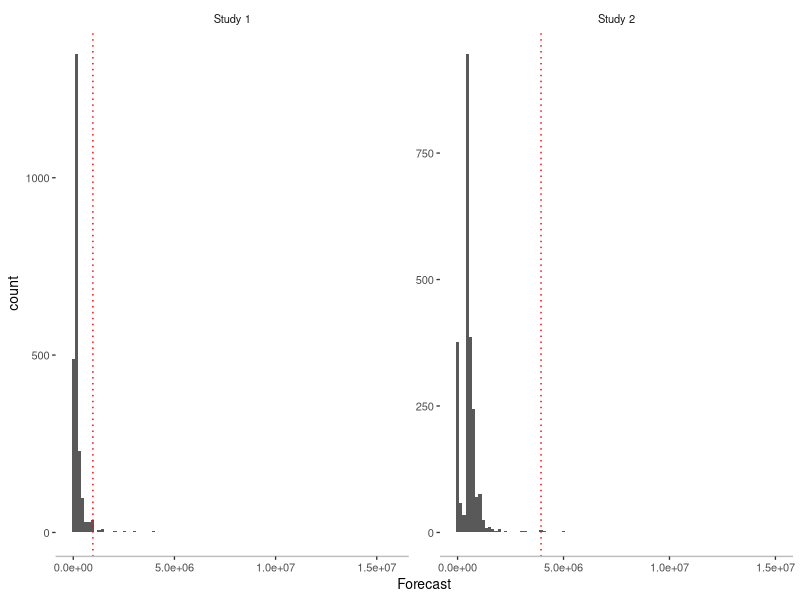
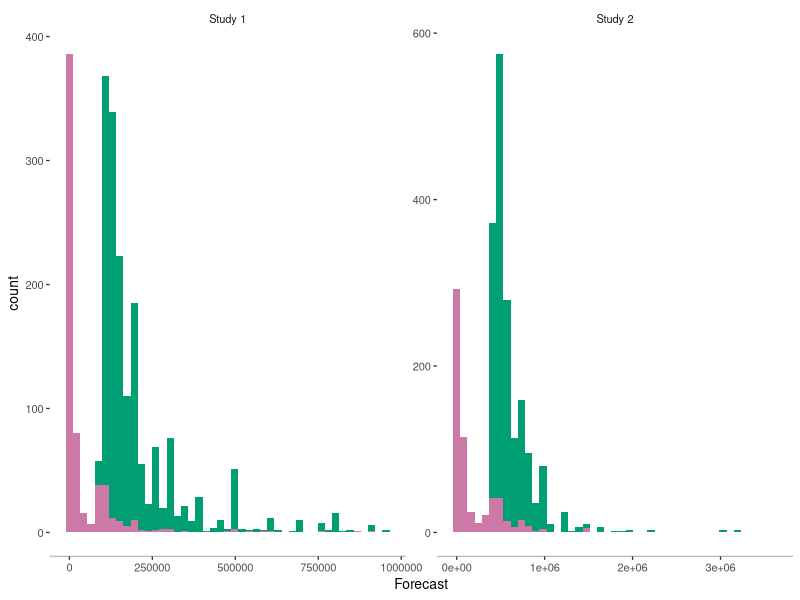
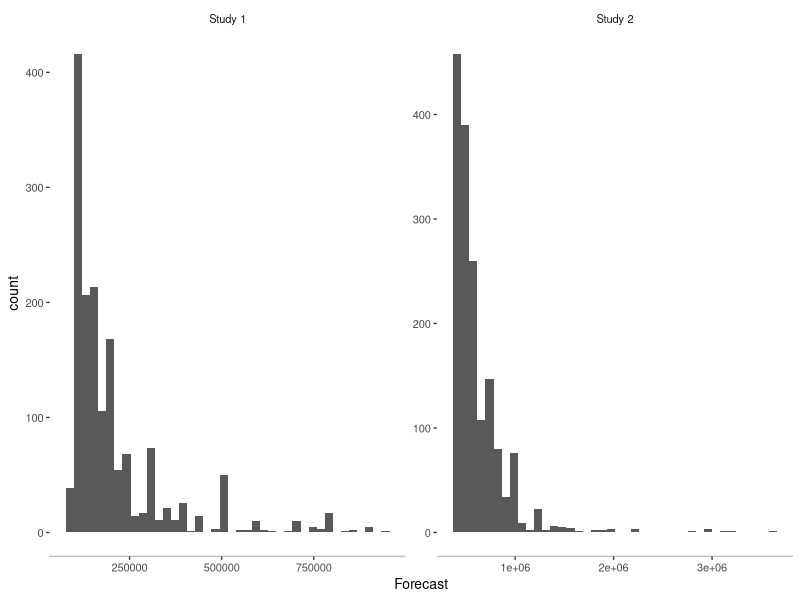
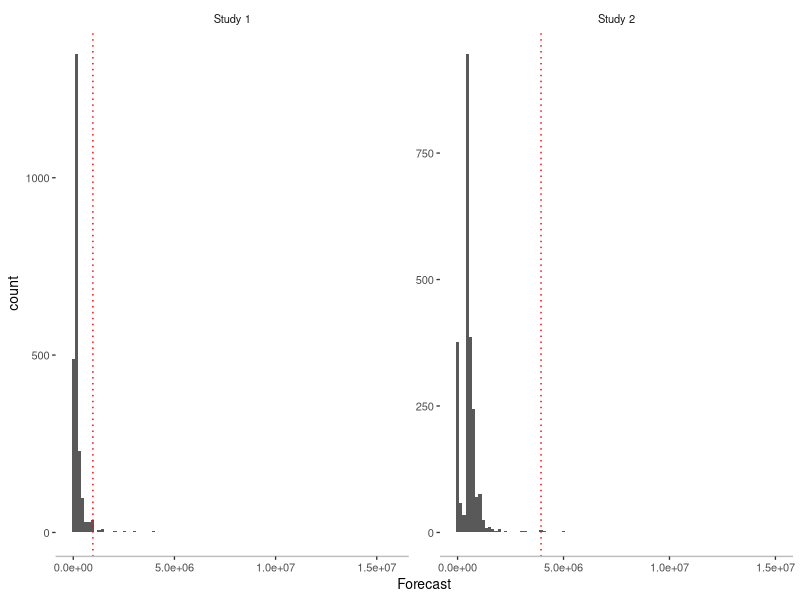
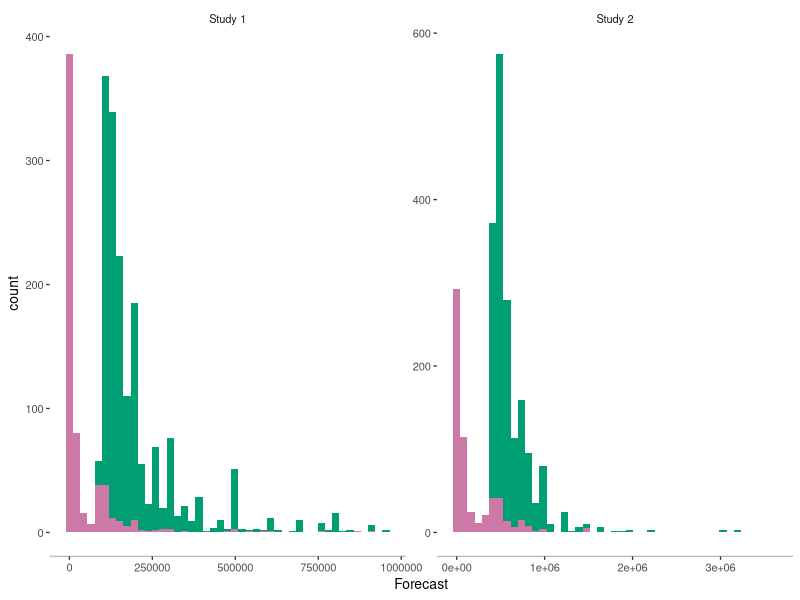
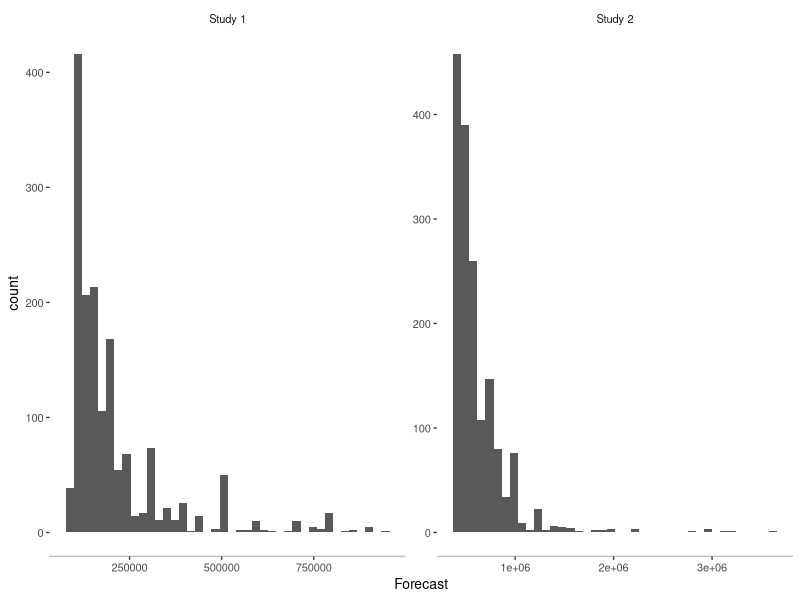

The R source for these figures, in order:
library(tidyverse)
library(ggthemes)

# Colors:        Black      Orange     Skyblue   BluGreen    Yellow      Blue    Vermillion  RedPurple
all_colors <- c("#000000", "#e69f00", "#56b4e9", "#009e73", "#f0e442", "#0072b2", "#d55e00", "#cc79a7")


setwd("/Users/adkinsty/Box/side_projects/covid/Forecasting/")

dat <- read_csv("data/prepped/all_unfiltered_data.csv") 


dat %>%
  filter(exp %in% 1:2 & est < 4e7) %>%
  mutate(exp = ifelse(exp==1,"Study 1","Study 2")) %>%
  ggplot(aes(x=est)) + 
  geom_histogram(bins=100) +
  scale_x_continuous("Forecast") +
  geom_vline(aes(xintercept=lb*10),colour="red",linetype="dotted") +
  theme_tufte(base_size=10,base_family="sans") +
  facet_wrap(exp~.,scales="free") +
  theme(axis.line.x = element_line(size=.5,colour="grey"))
ggsave("visualization/figures/figS1A.pdf",height=2,width=5,dpi=150)

dat %>%
  filter(exp %in% 1:2 & est < (lb*10) & !is.na(decrease)) %>%
  mutate(exp = ifelse(exp==1,"Study 1","Study 2")) %>%
  ggplot(aes(x=est,fill=decrease)) + 
  geom_histogram(bins=45) +
  scale_x_continuous("Forecast") +
  theme_tufte(base_size=10,base_family="sans") +
  scale_fill_manual("No impossible\nforecasts criterion",values=c("#009e73","#cc79a7"),labels=c("Passed","Failed")) +
  facet_wrap(exp~.,scales="free") +
  theme(legend.position="none",
        axis.line.x = element_line(size=.5,colour="grey"))
ggsave("visualization/figures/figS1B.pdf",height=2,width=5,dpi=150)


dat2 <- read_csv("data/prepped/all_filtered_data.csv") 

dat2 %>%
  filter(exp %in% 1:2 & est < (lb*10) & !decrease) %>%
  mutate(exp = ifelse(exp==1,"Study 1","Study 2")) %>%
  ggplot(aes(x=est)) + 
  geom_histogram(bins=40) +
  scale_x_continuous("Forecast") +
  theme_tufte(base_size=10,base_family="sans") +
  facet_wrap(exp~.,scales="free") +
  theme(axis.line.x = element_line(size=.5,colour="grey"))
ggsave("visualization/figures/figS1C.pdf",height=2,width=5,dpi=150)

# dat %>%
#   filter(exp %in% c(1,2)) %>%
#   ggplot(aes(x=est/1e5)) +
#   geom_density() +
#   scale_x_continuous("Forecasted total cases (100k)", 
#                      limits=c(-1,10),
#                      breaks=0:20) +
#   facet_wrap(exp~group,nrow=4) +
#   theme_tufte(base_size=20,base_family = "sans")


# dat %>% 
#   mutate(exp=factor(exp,levels=c(1,2,3.1,3.2))) %>%
#   ggplot(aes(x=exp,fill=group,group=group)) +
#   geom_bar(position=position_dodge(.5),width=.5) + 
#   scale_x_discrete() +
#   theme_minimal(base_size=20)


# dat %>% 
#   filter(exp%in%c(1,2)) %>%
#   mutate(day=factor(day,1:3)) %>%
#   ggplot(aes(x=day,y=est/1e5,colour=group,group=group)) +
#   geom_violin(aes(group=day),colour="grey2",fill="grey",alpha=.5) +
#   geom_point(alpha=.5,position=position_dodge(width=.5)) +
#   facet_wrap(.~exp,labeller = labeller(exp=c("1"="Study 1","2"="Study 2"))) +
#   scale_x_discrete("Forecast Horizon (days)") +
#   scale_y_continuous("Forecast (100k)",breaks=seq(0,20,2)) +
#   scale_colour_manual("",values = c("#d55e00","#0072b2"),
#                     labels=c("Graph forecast","Table forecast")) +  
#   theme_tufte(base_size=12,base_family = "sans") +
#   theme(legend.position = c(.2,.8),
#         axis.line=element_line(size=.25),
#         legend.key.size = unit(5,"mm"),
#         legend.text = element_text(size=10),
#         plot.title = element_text(hjust = 0.5),
#         plot.subtitle = element_text(hjust = 0.5))
# ggsave("visualization/figures/goober_forecasts.pdf",height=4,width=5,dpi=150)
